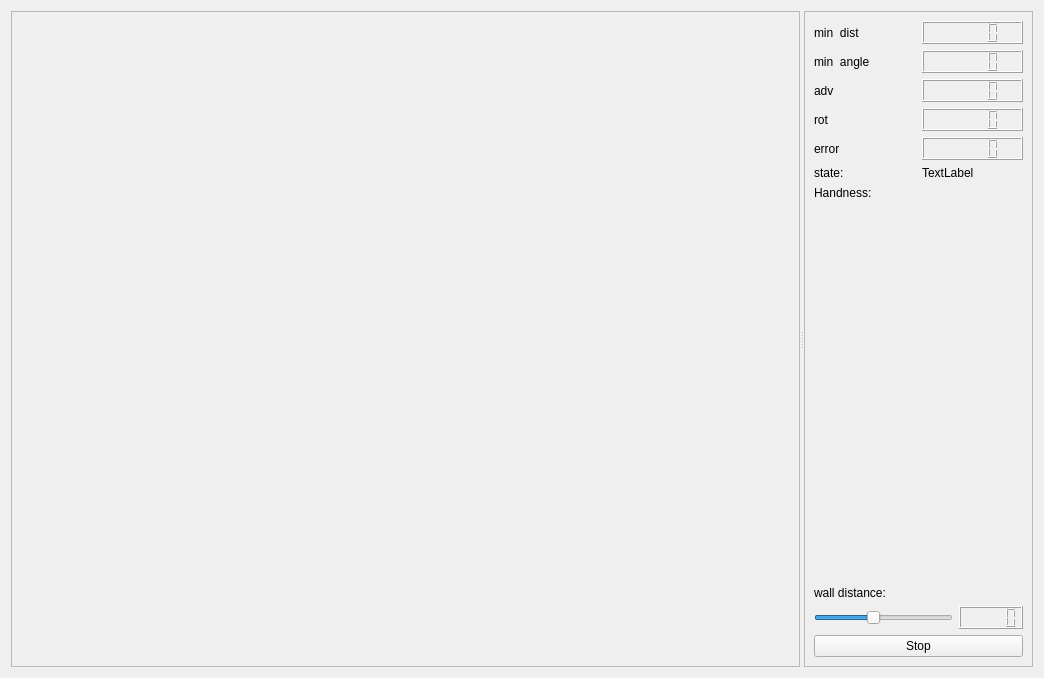
<?xml version="1.0" encoding="UTF-8"?>
<ui version="4.0">
 <class>guiDlg</class>
 <widget class="QWidget" name="guiDlg">
  <property name="geometry">
   <rect>
    <x>0</x>
    <y>0</y>
    <width>1044</width>
    <height>678</height>
   </rect>
  </property>
  <property name="windowTitle">
   <string>localiser</string>
  </property>
  <layout class="QVBoxLayout" name="verticalLayout_3">
   <item>
    <widget class="QSplitter" name="splitter">
     <property name="orientation">
      <enum>Qt::Horizontal</enum>
     </property>
     <widget class="QFrame" name="frame">
      <property name="sizePolicy">
       <sizepolicy hsizetype="Expanding" vsizetype="Preferred">
        <horstretch>0</horstretch>
        <verstretch>0</verstretch>
       </sizepolicy>
      </property>
      <property name="minimumSize">
       <size>
        <width>600</width>
        <height>0</height>
       </size>
      </property>
      <property name="frameShape">
       <enum>QFrame::StyledPanel</enum>
      </property>
      <property name="frameShadow">
       <enum>QFrame::Raised</enum>
      </property>
     </widget>
     <widget class="QFrame" name="frame_2">
      <property name="sizePolicy">
       <sizepolicy hsizetype="Minimum" vsizetype="Preferred">
        <horstretch>0</horstretch>
        <verstretch>0</verstretch>
       </sizepolicy>
      </property>
      <property name="frameShape">
       <enum>QFrame::StyledPanel</enum>
      </property>
      <property name="frameShadow">
       <enum>QFrame::Raised</enum>
      </property>
      <layout class="QVBoxLayout" name="verticalLayout_5">
       <item>
        <layout class="QVBoxLayout" name="verticalLayout_4">
         <item>
          <layout class="QHBoxLayout" name="horizontalLayout_2">
           <item>
            <widget class="QLabel" name="label">
             <property name="text">
              <string>min  dist</string>
             </property>
            </widget>
           </item>
           <item>
            <widget class="QLCDNumber" name="lcdNumber_mindist">
             <property name="font">
              <font>
               <weight>75</weight>
               <bold>true</bold>
              </font>
             </property>
            </widget>
           </item>
          </layout>
         </item>
         <item>
          <layout class="QHBoxLayout" name="horizontalLayout_3">
           <item>
            <widget class="QLabel" name="label_2">
             <property name="text">
              <string>min  angle</string>
             </property>
            </widget>
           </item>
           <item>
            <widget class="QLCDNumber" name="lcdNumber_minangle">
             <property name="font">
              <font>
               <weight>75</weight>
               <bold>true</bold>
              </font>
             </property>
            </widget>
           </item>
          </layout>
         </item>
         <item>
          <layout class="QHBoxLayout" name="horizontalLayout_4">
           <item>
            <widget class="QLabel" name="label_4">
             <property name="text">
              <string>adv</string>
             </property>
            </widget>
           </item>
           <item>
            <widget class="QLCDNumber" name="lcdNumber_adv"/>
           </item>
          </layout>
         </item>
         <item>
          <layout class="QHBoxLayout" name="horizontalLayout_5">
           <item>
            <widget class="QLabel" name="label_5">
             <property name="text">
              <string>rot</string>
             </property>
            </widget>
           </item>
           <item>
            <widget class="QLCDNumber" name="lcdNumber_rot"/>
           </item>
          </layout>
         </item>
         <item>
          <layout class="QHBoxLayout" name="horizontalLayout_6">
           <item>
            <widget class="QLabel" name="label_3">
             <property name="text">
              <string>error</string>
             </property>
            </widget>
           </item>
           <item>
            <widget class="QLCDNumber" name="lcdNumber_error"/>
           </item>
          </layout>
         </item>
         <item>
          <layout class="QHBoxLayout" name="horizontalLayout">
           <item>
            <widget class="QLabel" name="label_state_name">
             <property name="text">
              <string>state:</string>
             </property>
            </widget>
           </item>
           <item>
            <widget class="QLabel" name="label_state">
             <property name="text">
              <string>TextLabel</string>
             </property>
            </widget>
           </item>
          </layout>
         </item>
         <item>
          <layout class="QHBoxLayout" name="horizontalLayout_8">
           <item>
            <widget class="QLabel" name="label_7">
             <property name="text">
              <string>Handness:</string>
             </property>
            </widget>
           </item>
           <item>
            <widget class="QLabel" name="label_handness">
             <property name="text">
              <string/>
             </property>
            </widget>
           </item>
          </layout>
         </item>
         <item>
          <spacer name="verticalSpacer">
           <property name="orientation">
            <enum>Qt::Vertical</enum>
           </property>
           <property name="sizeHint" stdset="0">
            <size>
             <width>20</width>
             <height>40</height>
            </size>
           </property>
          </spacer>
         </item>
         <item>
          <layout class="QVBoxLayout" name="verticalLayout">
           <item>
            <widget class="QLabel" name="label_8">
             <property name="text">
              <string>wall distance:</string>
             </property>
            </widget>
           </item>
           <item>
            <layout class="QHBoxLayout" name="horizontalLayout_7">
             <item>
              <widget class="QSlider" name="horizontalSlider_wall_distance">
               <property name="maximum">
                <number>1000</number>
               </property>
               <property name="value">
                <number>420</number>
               </property>
               <property name="orientation">
                <enum>Qt::Horizontal</enum>
               </property>
              </widget>
             </item>
             <item>
              <widget class="QLCDNumber" name="lcdNumber_wall_distance"/>
             </item>
            </layout>
           </item>
          </layout>
         </item>
         <item>
          <widget class="QPushButton" name="pushButton_stop">
           <property name="text">
            <string>Stop</string>
           </property>
           <property name="checkable">
            <bool>true</bool>
           </property>
          </widget>
         </item>
        </layout>
       </item>
      </layout>
     </widget>
    </widget>
   </item>
  </layout>
 </widget>
 <resources/>
 <connections/>
</ui>
